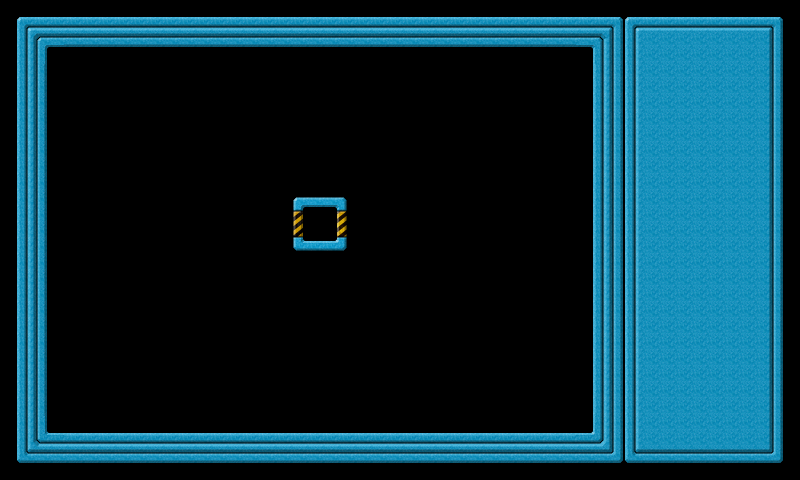

This game map was drawn from its Tiled (.tmx) file and the tilesets committed beside it. A one-line description and the trimmed map source follow:
An orthogonal 25x15 tile map with 32x32 px tiles, 2 tile layers (background, controlpanel) and 47 objects (wall001, wall002, wall003, wall004, star001, ...).

<map version="1.0" orientation="orthogonal" width="25" height="15" tilewidth="32" tileheight="32">
 <tileset firstgid="1" name="tileset" tilewidth="32" tileheight="32">
  <image source="tileset.png" width="160" height="448" />
 </tileset>
 <layer name="background" width="20" height="15">
  <data>[300 cells, 128 non-empty, 16 distinct tile ids]</data>
 </layer>
 <layer name="controlpanel" width="25" height="15">
  <data>[375 cells, 90 non-empty, 9 distinct tile ids]</data>
 </layer>
 <objectgroup name="objects" width="20" height="15">
  <object name="wall001" x="0" y="0" width="592" height="48">
   <properties>
    <property name="objClass" value="wall" />
   </properties>
  </object>
  <object name="wall002" x="592" y="0" width="48" height="432">
   <properties>
    <property name="objClass" value="wall" />
   </properties>
  </object>
  <object name="wall003" x="48" y="432" width="592" height="48">
   <properties>
    <property name="objClass" value="wall" />
   </properties>
  </object>
  <object name="wall004" x="0" y="48" width="48" height="432">
   <properties>
    <property name="objClass" value="wall" />
   </properties>
  </object>
  <object name="star001" x="136" y="136" width="16" height="16">
   <properties>
    <property name="objClass" value="star" />
   </properties>
  </object>
  <object name="star002" x="200" y="136" width="16" height="16">
   <properties>
    <property name="objClass" value="star" />
   </properties>
  </object>
  <object name="star003" x="264" y="136" width="16" height="16">
   <properties>
    <property name="objClass" value="star" />
   </properties>
  </object>
  <object name="star004" x="360" y="136" width="16" height="16">
   <properties>
    <property name="objClass" value="star" />
   </properties>
  </object>
  <object name="star005" x="424" y="136" width="16" height="16">
   <properties>
    <property name="objClass" value="star" />
   </properties>
  </object>
  <object name="star006" x="488" y="136" width="16" height="16">
   <properties>
    <property name="objClass" value="star" />
   </properties>
  </object>
  <object name="star007" x="520" y="200" width="16" height="16">
   <properties>
    <property name="objClass" value="star" />
   </properties>
  </object>
  <object name="star008" x="520" y="232" width="16" height="16">
   <properties>
    <property name="objClass" value="star" />
   </properties>
  </object>
  <object name="star009" x="456" y="200" width="16" height="16">
   <properties>
    <property name="objClass" value="star" />
   </properties>
  </object>
  <object name="star010" x="456" y="232" width="16" height="16">
   <properties>
    <property name="objClass" value="star" />
   </properties>
  </object>
  <object name="star011" x="392" y="200" width="16" height="16">
   <properties>
    <property name="objClass" value="star" />
   </properties>
  </object>
  <object name="star012" x="392" y="232" width="16" height="16">
   <properties>
    <property name="objClass" value="star" />
   </properties>
  </object>
  <object name="star013" x="488" y="296" width="16" height="16">
   <properties>
    <property name="objClass" value="star" />
   </properties>
  </object>
  <object name="star014" x="424" y="296" width="16" height="16">
   <properties>
    <property name="objClass" value="star" />
   </properties>
  </object>
  <object name="star015" x="360" y="296" width="16" height="16">
   <properties>
    <property name="objClass" value="star" />
   </properties>
  </object>
  <object name="star016" x="264" y="296" width="16" height="16">
   <properties>
    <property name="objClass" value="star" />
   </properties>
  </object>
  <object name="star017" x="200" y="296" width="16" height="16">
   <properties>
    <property name="objClass" value="star" />
   </properties>
  </object>
  <object name="star018" x="136" y="296" width="16" height="16">
   <properties>
    <property name="objClass" value="star" />
   </properties>
  </object>
  <object name="star019" x="232" y="232" width="16" height="16">
   <properties>
    <property name="objClass" value="star" />
   </properties>
  </object>
  <object name="star020" x="232" y="200" width="16" height="16">
   <properties>
    <property name="objClass" value="star" />
   </properties>
  </object>
  <object name="star021" x="168" y="200" width="16" height="16">
   <properties>
    <property name="objClass" value="star" />
   </properties>
  </object>
  <object name="star022" x="168" y="232" width="16" height="16">
   <properties>
    <property name="objClass" value="star" />
   </properties>
  </object>
  <object name="star023" x="104" y="232" width="16" height="16">
   <properties>
    <property name="objClass" value="star" />
   </properties>
  </object>
  <object name="star024" x="104" y="200" width="16" height="16">
   <properties>
    <property name="objClass" value="star" />
   </properties>
  </object>
  <object name="star025" x="136" y="360" width="16" height="16">
   <properties>
    <property name="objClass" value="star" />
   </properties>
  </object>
  <object name="star026" x="168" y="360" width="16" height="16">
   <properties>
    <property name="objClass" value="star" />
   </properties>
  </object>
  <object name="star027" x="296" y="360" width="16" height="16">
   <properties>
    <property name="objClass" value="star" />
   </properties>
  </object>
  <object name="star028" x="328" y="360" width="16" height="16">
   <properties>
    <property name="objClass" value="star" />
   </properties>
  </object>
  <object name="star029" x="456" y="360" width="16" height="16">
   <properties>
    <property name="objClass" value="star" />
   </properties>
  </object>
  <object name="star030" x="488" y="360" width="16" height="16">
   <properties>
    <property name="objClass" value="star" />
   </properties>
  </object>
  <object name="goal001" x="312" y="216" width="16" height="16">
   <properties>
    <property name="objClass" value="goal" />
   </properties>
   <ellipse />
  </object>
  <object name="badball001" x="98" y="66" width="29" height="29">
   <properties>
    <property name="objClass" value="badball" />
   </properties>
   <ellipse />
  </object>
  <object name="badball002" x="514" y="66" width="29" height="29">
   <properties>
    <property name="objClass" value="badball" />
   </properties>
   <ellipse />
  </object>
  <object name="badball003" x="514" y="386" width="29" height="29">
   <properties>
    <property name="objClass" value="badball" />
   </properties>
   <ellipse />
  </object>
  <object name="badball004" x="98" y="386" width="29" height="29">
   <properties>
    <property name="objClass" value="badball" />
   </properties>
   <ellipse />
  </object>
  <object name="badball005" x="546" y="98" width="29" height="29">
   <properties>
    <property name="objClass" value="badball" />
   </properties>
   <ellipse />
  </object>
  <object name="badball006" x="66" y="98" width="29" height="29">
   <properties>
    <property name="objClass" value="badball" />
   </properties>
   <ellipse />
  </object>
  <object name="badball007" x="66" y="354" width="29" height="29">
   <properties>
    <property name="objClass" value="badball" />
   </properties>
   <ellipse />
  </object>
  <object name="badball008" x="546" y="354" width="29" height="29">
   <properties>
    <property name="objClass" value="badball" />
   </properties>
   <ellipse />
  </object>
  <object name="goodball001" x="546" y="66" width="29" height="29">
   <properties>
    <property name="objClass" value="goodball" />
   </properties>
   <ellipse />
  </object>
  <object name="goodball002" x="546" y="386" width="29" height="29">
   <properties>
    <property name="objClass" value="goodball" />
   </properties>
   <ellipse />
  </object>
  </objectgroup>
</map>
<!-- 2 of 47 objects omitted -->
